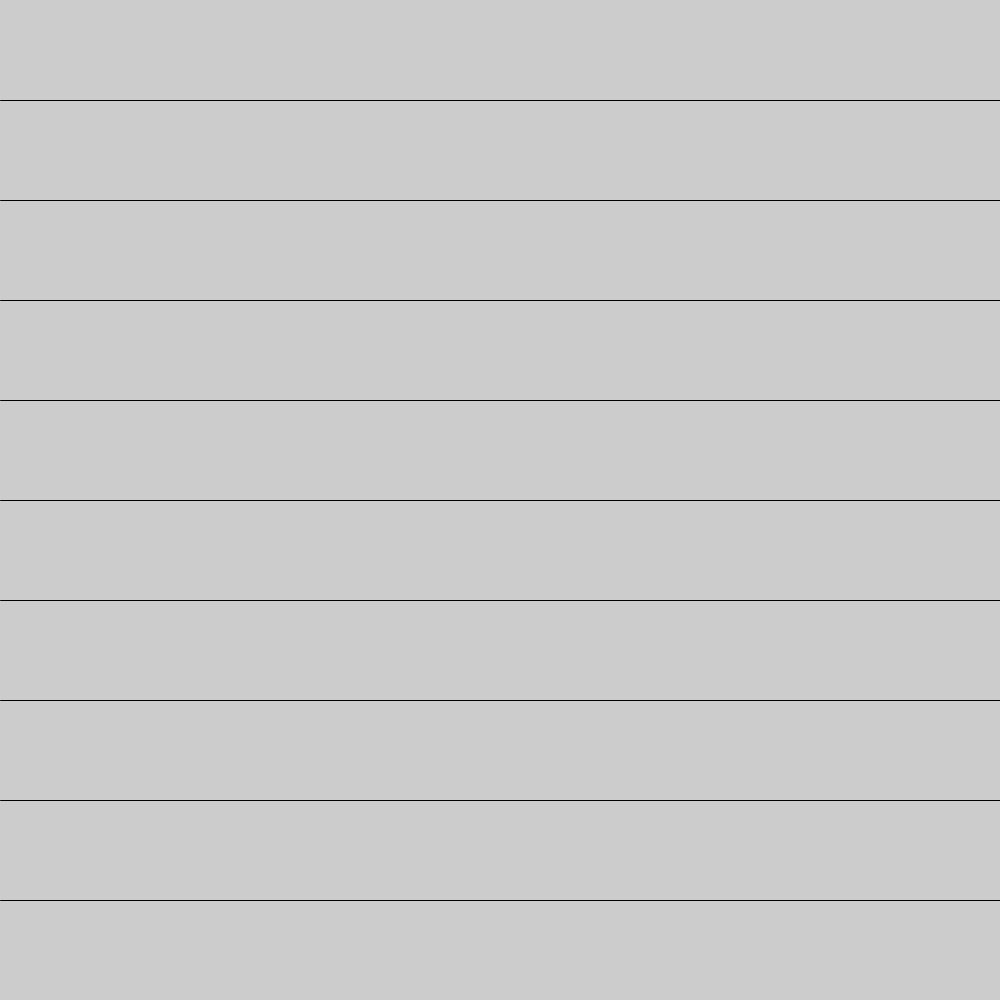
Frame 1 (no input)
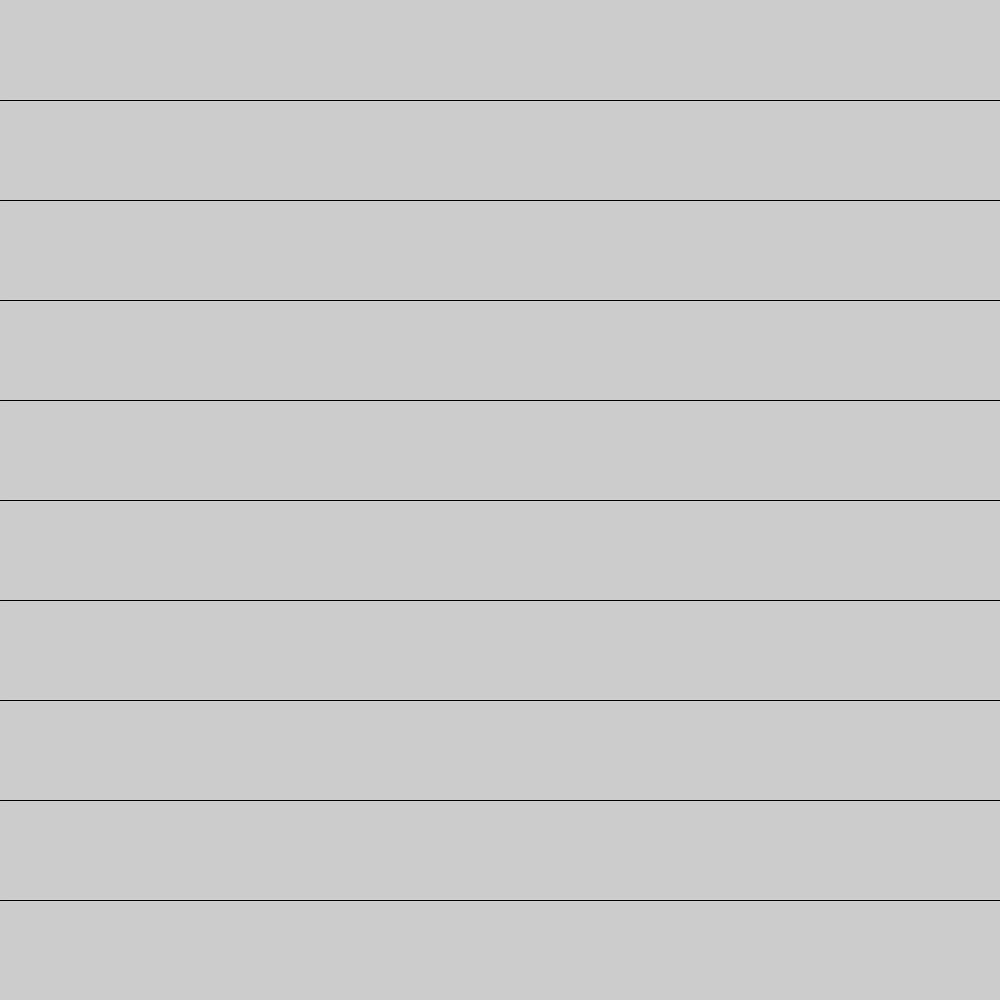
Frame 2 (the mouse pressed at the canvas centre, redrawn once)

The Processing sketch that drew these frames (run headless with seeded random() and noise(); the mouse was pressed at the canvas centre and the sketch redrawn once):

// Processing sketch: gride
// ── gride.pde
void setup() {
  size(1000, 1000);
}
void draw() {
  drawGrid();
  noLoop();
}

void drawGrid() {
  for (int i=100; i<=width; i+=100){
    line(0, i, width, i); 
  }
}
